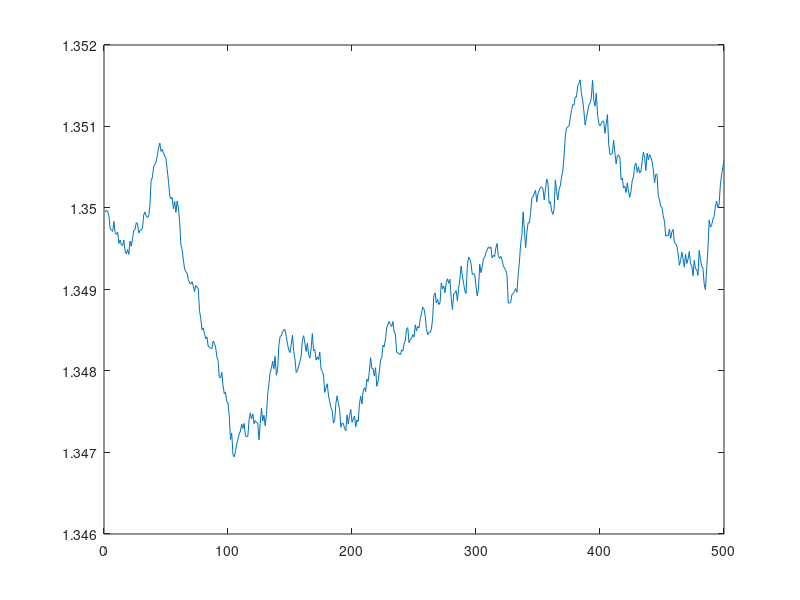

This chart was generated by the following MATLAB code:
#Script for generating Random Currency Signal from LEngth, initial value and variation parameter
#Created by: (Olivier Sirois)

clear

StartConstant = 1.35;
TotalLength = 500;
VariationParameter = 1;
NumDerivatives = 20*VariationParameter;

#FinalValue(1:TotalLength) = StartConstant;

Duration(1:NumDerivatives) = 0;
FinalValue(1:TotalLength) = StartConstant;
Difference = 0;
ControlParameter = StartConstant;
ControlDifference = 0;
ControlDuration = 0;



for j = 1:TotalLength
  
  if j == 1
    FinalValue(j) = StartConstant;
  elseif j != 1
    FinalValue(j) = FinalValue(j-1) + ControlDifference;
  endif
  
  if ControlDuration == 0
    ControlDuration = ceil([0,abs(normrnd(0.1*TotalLength,0.02*TotalLength))])(2);
    ControlDifference = normrnd((ControlParameter - FinalValue(j))*0.5,VariationParameter*0.0005)/ControlDuration;
  elseif ControlDuration != 0
    ControlDuration = ControlDuration - 1;
  endif
  
  for i = 1:NumDerivatives
  
    if Duration(i) > 0
      Duration(i) = Duration(i) - 1;   
      
    elseif Duration(i) == 0
      Duration(i) = ceil([0,abs(normrnd((NumDerivatives-i)*VariationParameter,(NumDerivatives-i)))])(2);
      FinalValue(j) = FinalValue(j) + normrnd((ControlParameter-FinalValue(j))*0.00007*VariationParameter, 0.00007*VariationParameter);
      
      
      endif  
         
    endfor

  endfor  

plot(1:TotalLength, FinalValue)
